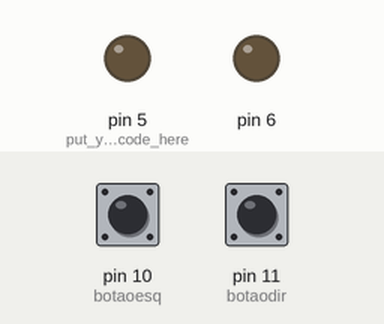
This sketch was run on a simulated Arduino Uno, built with avr-gcc and run on an emulated ATmega328P. Shown: output pins drawn as LEDs (lit = HIGH). The inputs (shaded band) are chosen by the test bench; at power-on: pin 10 (botaoesq) LOW, pin 11 (botaodir) LOW.

Above: at 1.2 s.
1.3 s: pin 10 (botaoesq) pulled HIGH for 0.15 s
At 1.37 s:
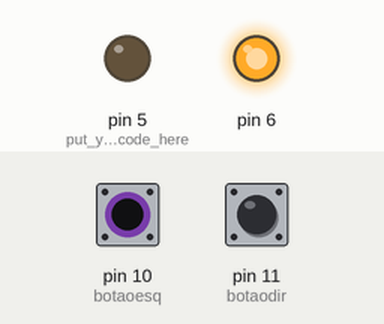
2.9 s: pin 11 (botaodir) pulled HIGH for 0.15 s
At 2.97 s:
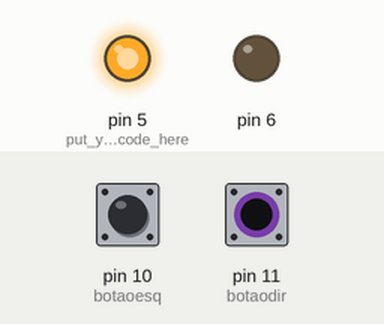
4.5 s: pin 11 (botaodir) pulled HIGH for 3.2 s
At 8.3 s:
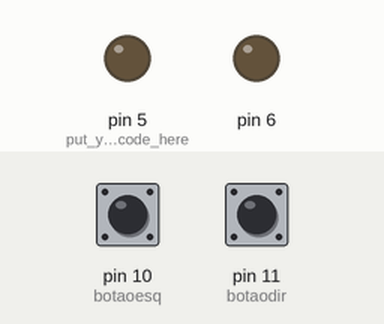
9.2 s: pin 10 (botaoesq) pulled HIGH for 3.2 s
At 9.5 s:
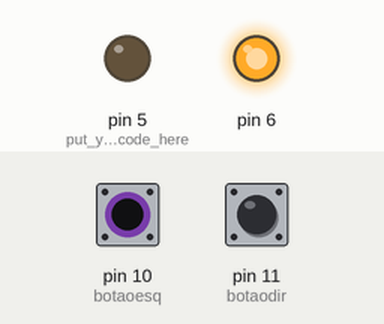
13.9 s: pin 10 (botaoesq) driven HIGH and pin 11 (botaodir) driven HIGH
At 14.5 s:
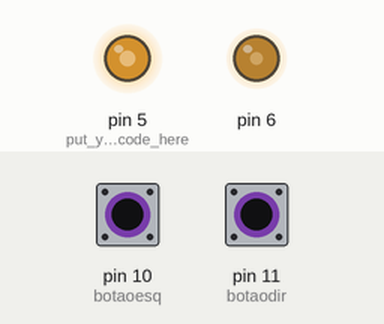
15.4 s: pin 10 (botaoesq) driven LOW
At 16.4 s:
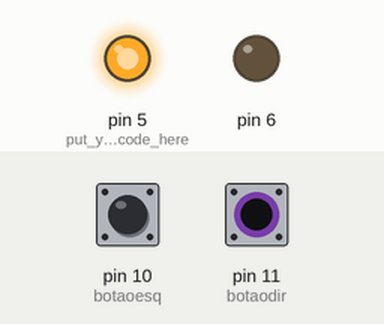
Timing chart, 0 to 17.9 s (numbered marks = the images above; inputs shaded):
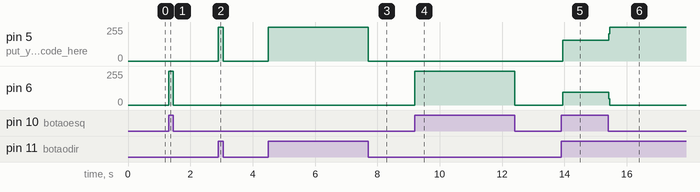

The sketch:

Teste_Motor_1.ino
```cpp
int motoresq= 6;
int motordir= 5;
const int botaodir= 11;
const int botaoesq= 10;
int LeitorBotaoDir= 0;
int LeitorBotaoEsq= 0;

void setup() {
pinMode(6, OUTPUT);
pinMode(5, OUTPUT);// put your setup code here, to run once:
pinMode(10, INPUT);
pinMode(11, INPUT);
analogWrite(6, 0);
analogWrite(5, 0);
}

void loop() {
LeitorBotaoDir = digitalRead(botaodir);
LeitorBotaoEsq = digitalRead(botaoesq);
if (LeitorBotaoEsq == HIGH){
  analogWrite(6, 255);
  analogWrite(5, 0);

}


if (LeitorBotaoDir == HIGH){
  analogWrite(6, 0);
  analogWrite(5, 255);
}
if (LeitorBotaoEsq == LOW && LeitorBotaoDir == LOW){
  return setup();
}


}
```

Measured:
- after the input at 1.3 s, pin 6: 0/255 → 255/255 at once, → 0/255 0.15 s later
- after the input at 2.9 s, pin 5 (put_your_setup_code_here): 0/255 → 255/255 at once, → 0/255 0.15 s later
- after the input at 4.5 s, pin 5 (put_your_setup_code_here): 0/255 → 255/255 at once, → 0/255 3.2 s later
- after the input at 9.2 s, pin 6: 0/255 → 255/255 at once, → 0/255 3.2 s later
- after the input at 13.9 s, pin 5 (put_your_setup_code_here): 0/255 → 157/255 at once; pin 6: 0/255 → 97/255 at once
- after the input at 15.4 s, pin 5 (put_your_setup_code_here): 157/255 → 255/255 at once; pin 6: 97/255 → 0/255 at once
